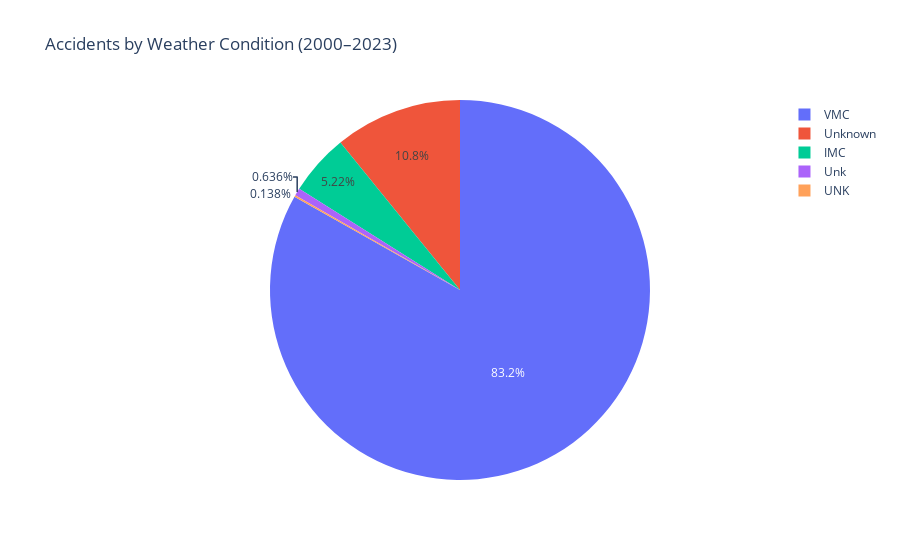

Notebook source saved alongside this figure:
### Code cell
# ### Visualization 3: Accidents by Weather Condition

# Ensure 'Weather.Condition' column exists and is not empty
if 'Weather.Condition' in df.columns:
    weather_counts = df['Weather.Condition'].value_counts()
    if not weather_counts.empty:
        fig = px.pie(
            values=weather_counts.values,
            names=weather_counts.index,
            title='Accidents by Weather Condition (2000–2023)'
        )
        fig.write_html('weather_accidents.html')
        fig.show()  # Optional: to display in notebook or interactive environment
    else:
        print("Warning: No data for Weather.Condition. Skipping pie chart.")
else:
    print("Warning: 'Weather.Condition' column not found in dataframe.")

### Figure 1 — Plotly figure (JSON) as saved in the notebook; plotly's stock layout.template omitted (floating-point values rounded to 4 significant figures)
{"data": [{"domain": {"x": [0, 1], "y": [0, 1]}, "hovertemplate": "label=%{label}<br>value=%{value}<extra></extra>", "labels": ["VMC", "Unknown", "IMC", "Unk", "UNK"], "legendgroup": "", "name": "", "showlegend": true, "type": "pie", "values": [34275, 4467, 2153, 262, 57]}], "layout": {"autosize": true, "legend": {"tracegroupgap": 0}, "title": {"text": "Accidents by Weather Condition (2000–2023)"}}}
